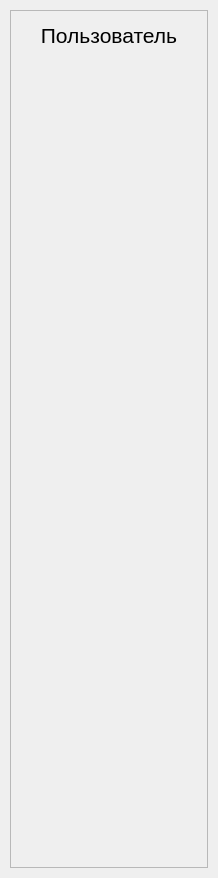
<?xml version="1.0" encoding="UTF-8"?>
<ui version="4.0">
 <class>RightColumn</class>
 <widget class="QWidget" name="RightColumn">
  <property name="geometry">
   <rect>
    <x>0</x>
    <y>0</y>
    <width>218</width>
    <height>878</height>
   </rect>
  </property>
  <property name="windowTitle">
   <string>Form</string>
  </property>
  <layout class="QVBoxLayout" name="main_pages_layout">
   <property name="spacing">
    <number>0</number>
   </property>
   <property name="leftMargin">
    <number>5</number>
   </property>
   <property name="topMargin">
    <number>5</number>
   </property>
   <property name="rightMargin">
    <number>5</number>
   </property>
   <property name="bottomMargin">
    <number>5</number>
   </property>
   <item>
    <widget class="QStackedWidget" name="menus">
     <property name="currentIndex">
      <number>0</number>
     </property>
     <widget class="QWidget" name="users_menu">
      <layout class="QVBoxLayout" name="verticalLayout">
       <property name="spacing">
        <number>5</number>
       </property>
       <property name="leftMargin">
        <number>5</number>
       </property>
       <property name="topMargin">
        <number>5</number>
       </property>
       <property name="rightMargin">
        <number>5</number>
       </property>
       <property name="bottomMargin">
        <number>5</number>
       </property>
       <item>
        <widget class="QScrollArea" name="scrollArea">
         <property name="widgetResizable">
          <bool>true</bool>
         </property>
         <widget class="QWidget" name="scrollAreaWidgetContents">
          <property name="geometry">
           <rect>
            <x>0</x>
            <y>0</y>
            <width>196</width>
            <height>856</height>
           </rect>
          </property>
          <layout class="QVBoxLayout" name="verticalLayout_3">
           <item>
            <widget class="QLabel" name="name_2">
             <property name="minimumSize">
              <size>
               <width>0</width>
               <height>30</height>
              </size>
             </property>
             <property name="maximumSize">
              <size>
               <width>16777215</width>
               <height>30</height>
              </size>
             </property>
             <property name="font">
              <font>
               <pointsize>16</pointsize>
              </font>
             </property>
             <property name="styleSheet">
              <string notr="true">font-size: 16pt</string>
             </property>
             <property name="text">
              <string>Пользователь</string>
             </property>
             <property name="alignment">
              <set>Qt::AlignCenter</set>
             </property>
            </widget>
           </item>
           <item>
            <widget class="QWidget" name="l_name" native="true">
             <property name="minimumSize">
              <size>
               <width>0</width>
               <height>50</height>
              </size>
             </property>
             <property name="maximumSize">
              <size>
               <width>16777215</width>
               <height>50</height>
              </size>
             </property>
             <layout class="QHBoxLayout" name="l_name__l"/>
            </widget>
           </item>
           <item>
            <widget class="QWidget" name="name" native="true">
             <property name="minimumSize">
              <size>
               <width>0</width>
               <height>50</height>
              </size>
             </property>
             <property name="maximumSize">
              <size>
               <width>16777215</width>
               <height>50</height>
              </size>
             </property>
             <layout class="QHBoxLayout" name="name__l"/>
            </widget>
           </item>
           <item>
            <widget class="QWidget" name="table_role" native="true">
             <property name="minimumSize">
              <size>
               <width>0</width>
               <height>50</height>
              </size>
             </property>
             <property name="maximumSize">
              <size>
               <width>16777215</width>
               <height>50</height>
              </size>
             </property>
             <layout class="QHBoxLayout" name="table_role__l"/>
            </widget>
           </item>
           <item>
            <widget class="QWidget" name="login" native="true">
             <property name="minimumSize">
              <size>
               <width>0</width>
               <height>50</height>
              </size>
             </property>
             <property name="maximumSize">
              <size>
               <width>16777215</width>
               <height>50</height>
              </size>
             </property>
             <layout class="QHBoxLayout" name="login__l"/>
            </widget>
           </item>
           <item>
            <widget class="QWidget" name="passwd" native="true">
             <property name="minimumSize">
              <size>
               <width>0</width>
               <height>50</height>
              </size>
             </property>
             <property name="maximumSize">
              <size>
               <width>16777215</width>
               <height>50</height>
              </size>
             </property>
             <layout class="QHBoxLayout" name="passwd__l"/>
            </widget>
           </item>
           <item>
            <widget class="QWidget" name="age" native="true">
             <property name="minimumSize">
              <size>
               <width>0</width>
               <height>50</height>
              </size>
             </property>
             <property name="maximumSize">
              <size>
               <width>16777215</width>
               <height>50</height>
              </size>
             </property>
             <layout class="QHBoxLayout" name="age__l"/>
            </widget>
           </item>
           <item>
            <widget class="QWidget" name="address" native="true">
             <property name="minimumSize">
              <size>
               <width>0</width>
               <height>50</height>
              </size>
             </property>
             <property name="maximumSize">
              <size>
               <width>16777215</width>
               <height>50</height>
              </size>
             </property>
             <layout class="QHBoxLayout" name="address__l"/>
            </widget>
           </item>
           <item>
            <widget class="QWidget" name="telephone" native="true">
             <property name="minimumSize">
              <size>
               <width>0</width>
               <height>50</height>
              </size>
             </property>
             <property name="maximumSize">
              <size>
               <width>16777215</width>
               <height>50</height>
              </size>
             </property>
             <layout class="QHBoxLayout" name="telephone__l"/>
            </widget>
           </item>
           <item>
            <widget class="QWidget" name="responsible" native="true">
             <property name="minimumSize">
              <size>
               <width>0</width>
               <height>50</height>
              </size>
             </property>
             <property name="maximumSize">
              <size>
               <width>16777215</width>
               <height>50</height>
              </size>
             </property>
             <layout class="QHBoxLayout" name="responsible__l"/>
            </widget>
           </item>
           <item>
            <widget class="QLabel" name="photo_pix">
             <property name="minimumSize">
              <size>
               <width>0</width>
               <height>150</height>
              </size>
             </property>
             <property name="maximumSize">
              <size>
               <width>16777215</width>
               <height>150</height>
              </size>
             </property>
             <property name="font">
              <font>
               <pointsize>16</pointsize>
              </font>
             </property>
             <property name="styleSheet">
              <string notr="true">font-size: 16pt</string>
             </property>
             <property name="text">
              <string/>
             </property>
             <property name="alignment">
              <set>Qt::AlignCenter</set>
             </property>
            </widget>
           </item>
           <item>
            <widget class="QLabel" name="div">
             <property name="maximumSize">
              <size>
               <width>16777215</width>
               <height>167777</height>
              </size>
             </property>
             <property name="font">
              <font>
               <pointsize>16</pointsize>
              </font>
             </property>
             <property name="styleSheet">
              <string notr="true">font-size: 16pt</string>
             </property>
             <property name="text">
              <string/>
             </property>
             <property name="alignment">
              <set>Qt::AlignCenter</set>
             </property>
            </widget>
           </item>
           <item>
            <widget class="QWidget" name="photo_b" native="true">
             <property name="minimumSize">
              <size>
               <width>0</width>
               <height>50</height>
              </size>
             </property>
             <property name="maximumSize">
              <size>
               <width>16777215</width>
               <height>50</height>
              </size>
             </property>
             <layout class="QHBoxLayout" name="photo_b__l"/>
            </widget>
           </item>
           <item>
            <widget class="QWidget" name="save_b" native="true">
             <property name="minimumSize">
              <size>
               <width>0</width>
               <height>50</height>
              </size>
             </property>
             <property name="maximumSize">
              <size>
               <width>16777215</width>
               <height>50</height>
              </size>
             </property>
             <layout class="QHBoxLayout" name="save_b__l"/>
            </widget>
           </item>
          </layout>
         </widget>
        </widget>
       </item>
      </layout>
     </widget>
     <widget class="QWidget" name="menu_2">
      <layout class="QVBoxLayout" name="verticalLayout_2">
       <property name="spacing">
        <number>5</number>
       </property>
       <property name="leftMargin">
        <number>5</number>
       </property>
       <property name="topMargin">
        <number>5</number>
       </property>
       <property name="rightMargin">
        <number>5</number>
       </property>
       <property name="bottomMargin">
        <number>5</number>
       </property>
       <item>
        <widget class="QLabel" name="label_2">
         <property name="font">
          <font>
           <pointsize>16</pointsize>
          </font>
         </property>
         <property name="styleSheet">
          <string notr="true">font-size: 16pt</string>
         </property>
         <property name="text">
          <string>Menu 2 - Right Menu</string>
         </property>
         <property name="alignment">
          <set>Qt::AlignCenter</set>
         </property>
        </widget>
       </item>
      </layout>
     </widget>
    </widget>
   </item>
  </layout>
 </widget>
 <resources/>
 <connections/>
</ui>
